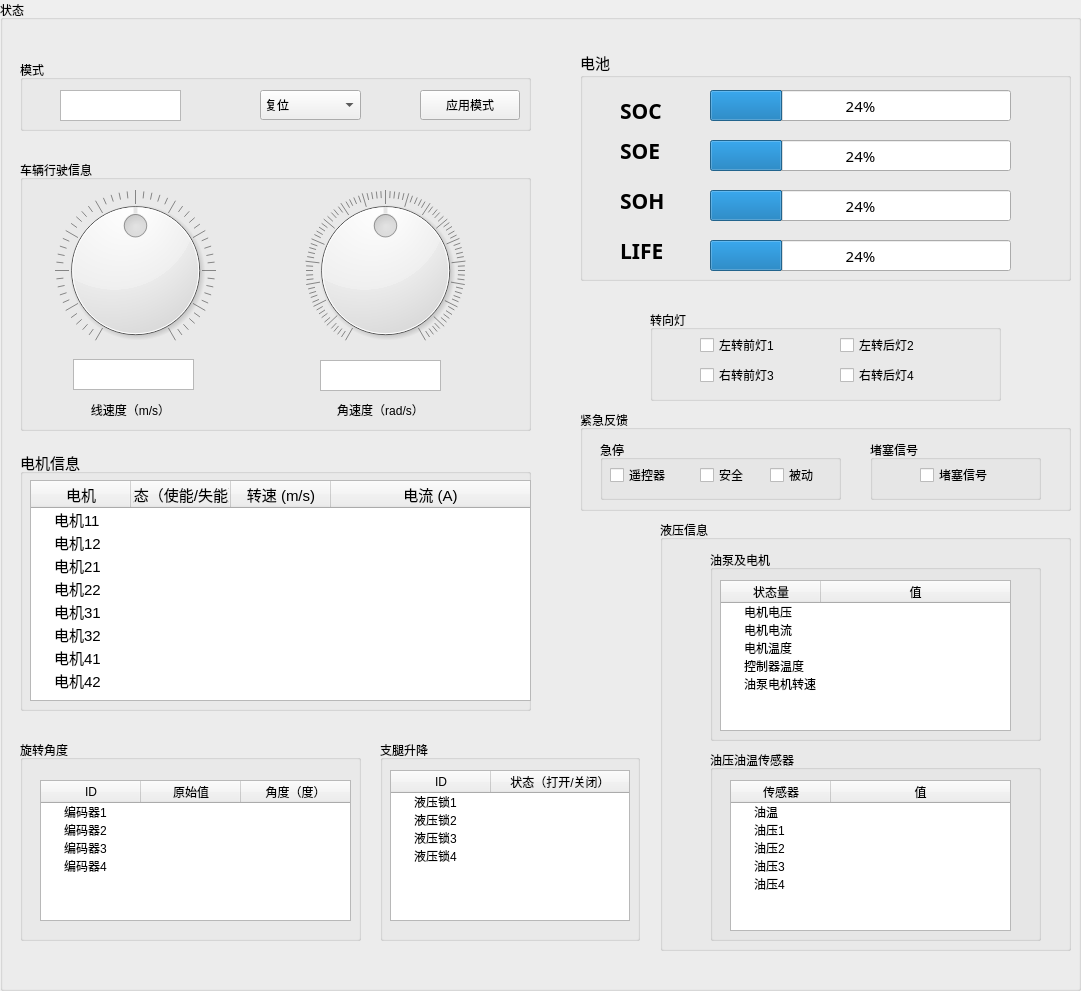
     <widget class="QGroupBox" name="monitorGroup_2">
      <property name="geometry">
       <rect>
        <x>10</x>
        <y>0</y>
        <width>1081</width>
        <height>991</height>
       </rect>
      </property>
      <property name="title">
       <string>状态</string>
      </property>
      <widget class="QGroupBox" name="modeGroup_2">
       <property name="geometry">
        <rect>
         <x>20</x>
         <y>60</y>
         <width>511</width>
         <height>71</height>
        </rect>
       </property>
       <property name="title">
        <string>模式</string>
       </property>
       <widget class="QComboBox" name="modeComboBox_2">
        <property name="geometry">
         <rect>
          <x>240</x>
          <y>30</y>
          <width>101</width>
          <height>30</height>
         </rect>
        </property>
        <item>
         <property name="text">
          <string>复位</string>
         </property>
        </item>
        <item>
         <property name="text">
          <string>手调</string>
         </property>
        </item>
        <item>
         <property name="text">
          <string>自调</string>
         </property>
        </item>
        <item>
         <property name="text">
          <string>原地转向</string>
         </property>
        </item>
        <item>
         <property name="text">
          <string>斜行</string>
         </property>
        </item>
        <item>
         <property name="text">
          <string>直行</string>
         </property>
        </item>
       </widget>
       <widget class="QPushButton" name="applyModeButton_2">
        <property name="geometry">
         <rect>
          <x>400</x>
          <y>30</y>
          <width>100</width>
          <height>30</height>
         </rect>
        </property>
        <property name="text">
         <string>应用模式</string>
        </property>
       </widget>
       <widget class="QTextEdit" name="currentmode">
        <property name="geometry">
         <rect>
          <x>40</x>
          <y>30</y>
          <width>121</width>
          <height>31</height>
         </rect>
        </property>
       </widget>
      </widget>
      <widget class="QGroupBox" name="vehicleGroup_2">
       <property name="geometry">
        <rect>
         <x>20</x>
         <y>160</y>
         <width>511</width>
         <height>271</height>
        </rect>
       </property>
       <property name="title">
        <string>车辆行驶信息</string>
       </property>
       <widget class="QDial" name="linearVelocityDial">
        <property name="geometry">
         <rect>
          <x>0</x>
          <y>30</y>
          <width>231</width>
          <height>161</height>
         </rect>
        </property>
        <property name="minimum">
         <number>-100</number>
        </property>
        <property name="maximum">
         <number>100</number>
        </property>
        <property name="notchesVisible">
         <bool>true</bool>
        </property>
       </widget>
       <widget class="QLabel" name="linearVelocityLabel_2">
        <property name="geometry">
         <rect>
          <x>50</x>
          <y>240</y>
          <width>121</width>
          <height>20</height>
         </rect>
        </property>
        <property name="text">
         <string>线速度（m/s）</string>
        </property>
        <property name="alignment">
         <set>Qt::AlignCenter</set>
        </property>
       </widget>
       <widget class="QDial" name="angularVelocityDial">
        <property name="geometry">
         <rect>
          <x>250</x>
          <y>30</y>
          <width>231</width>
          <height>161</height>
         </rect>
        </property>
        <property name="minimum">
         <number>-180</number>
        </property>
        <property name="maximum">
         <number>180</number>
        </property>
        <property name="notchesVisible">
         <bool>true</bool>
        </property>
       </widget>
       <widget class="QLabel" name="angularVelocityLabel_2">
        <property name="geometry">
         <rect>
          <x>300</x>
          <y>240</y>
          <width>121</width>
          <height>20</height>
         </rect>
        </property>
        <property name="text">
         <string>角速度（rad/s）</string>
        </property>
        <property name="alignment">
         <set>Qt::AlignCenter</set>
        </property>
       </widget>
       <widget class="QTextEdit" name="linearVelocity">
        <property name="geometry">
         <rect>
          <x>53</x>
          <y>199</y>
          <width>121</width>
          <height>31</height>
         </rect>
        </property>
       </widget>
       <widget class="QTextEdit" name="angularVelocity">
        <property name="geometry">
         <rect>
          <x>300</x>
          <y>200</y>
          <width>121</width>
          <height>31</height>
         </rect>
        </property>
       </widget>
      </widget>
      <widget class="QGroupBox" name="motorGroup_2">
       <property name="geometry">
        <rect>
         <x>20</x>
         <y>450</y>
         <width>511</width>
         <height>261</height>
        </rect>
       </property>
       <property name="font">
        <font>
         <pointsize>11</pointsize>
        </font>
       </property>
       <property name="title">
        <string>电机信息</string>
       </property>
       <widget class="QTreeWidget" name="motorTree_2">
        <property name="geometry">
         <rect>
          <x>10</x>
          <y>30</y>
          <width>501</width>
          <height>221</height>
         </rect>
        </property>
        <column>
         <property name="text">
          <string>电机</string>
         </property>
         <property name="textAlignment">
          <set>AlignCenter</set>
         </property>
        </column>
        <column>
         <property name="text">
          <string>状态（使能/失能）</string>
         </property>
         <property name="textAlignment">
          <set>AlignCenter</set>
         </property>
        </column>
        <column>
         <property name="text">
          <string>转速 (m/s)</string>
         </property>
         <property name="textAlignment">
          <set>AlignCenter</set>
         </property>
        </column>
        <column>
         <property name="text">
          <string>电流 (A)</string>
         </property>
         <property name="textAlignment">
          <set>AlignCenter</set>
         </property>
        </column>
        <item>
         <property name="text">
          <string>电机11</string>
         </property>
        </item>
        <item>
         <property name="text">
          <string>电机12</string>
         </property>
        </item>
        <item>
         <property name="text">
          <string>电机21</string>
         </property>
        </item>
        <item>
         <property name="text">
          <string>电机22</string>
         </property>
        </item>
        <item>
         <property name="text">
          <string>电机31</string>
         </property>
        </item>
        <item>
         <property name="text">
          <string>电机32</string>
         </property>
        </item>
        <item>
         <property name="text">
          <string>电机41</string>
         </property>
        </item>
        <item>
         <property name="text">
          <string>电机42</string>
         </property>
        </item>
       </widget>
      </widget>
      <widget class="QGroupBox" name="encoderGroup_2">
       <property name="geometry">
        <rect>
         <x>20</x>
         <y>740</y>
         <width>341</width>
         <height>201</height>
        </rect>
       </property>
       <property name="title">
        <string>旋转角度</string>
       </property>
       <widget class="QTreeWidget" name="encoderTree">
        <property name="geometry">
         <rect>
          <x>20</x>
          <y>40</y>
          <width>311</width>
          <height>141</height>
         </rect>
        </property>
        <column>
         <property name="text">
          <string>ID</string>
         </property>
         <property name="textAlignment">
          <set>AlignCenter</set>
         </property>
        </column>
        <column>
         <property name="text">
          <string>原始值</string>
         </property>
         <property name="textAlignment">
          <set>AlignCenter</set>
         </property>
        </column>
        <column>
         <property name="text">
          <string>角度（度）</string>
         </property>
         <property name="textAlignment">
          <set>AlignCenter</set>
         </property>
        </column>
        <item>
         <property name="text">
          <string>编码器1</string>
         </property>
         <property name="textAlignment">
          <set>AlignLeading|AlignVCenter</set>
         </property>
         <property name="text">
          <string/>
         </property>
         <property name="text">
          <string/>
         </property>
        </item>
        <item>
         <property name="text">
          <string>编码器2</string>
         </property>
         <property name="textAlignment">
          <set>AlignLeading|AlignVCenter</set>
         </property>
         <property name="text">
          <string/>
         </property>
         <property name="text">
          <string/>
         </property>
        </item>
        <item>
         <property name="text">
          <string>编码器3</string>
         </property>
         <property name="text">
          <string/>
         </property>
         <property name="text">
          <string/>
         </property>
        </item>
        <item>
         <property name="text">
          <string>编码器4</string>
         </property>
         <property name="text">
          <string/>
         </property>
         <property name="text">
          <string/>
         </property>
        </item>
       </widget>
      </widget>
      <widget class="QGroupBox" name="legGroup_2">
       <property name="geometry">
        <rect>
         <x>380</x>
         <y>740</y>
         <width>260</width>
         <height>201</height>
        </rect>
       </property>
       <property name="title">
        <string>支腿升降</string>
       </property>
       <widget class="QTreeWidget" name="legTree_2">
        <property name="geometry">
         <rect>
          <x>10</x>
          <y>30</y>
          <width>240</width>
          <height>151</height>
         </rect>
        </property>
        <column>
         <property name="text">
          <string>ID</string>
         </property>
         <property name="textAlignment">
          <set>AlignCenter</set>
         </property>
        </column>
        <column>
         <property name="text">
          <string>状态（打开/关闭）</string>
         </property>
         <property name="textAlignment">
          <set>AlignCenter</set>
         </property>
        </column>
        <item>
         <property name="text">
          <string>液压锁1</string>
         </property>
        </item>
        <item>
         <property name="text">
          <string>液压锁2</string>
         </property>
        </item>
        <item>
         <property name="text">
          <string>液压锁3</string>
         </property>
        </item>
        <item>
         <property name="text">
          <string>液压锁4</string>
         </property>
        </item>
       </widget>
      </widget>
      <widget class="QGroupBox" name="batteryGroup_2">
       <property name="geometry">
        <rect>
         <x>580</x>
         <y>50</y>
         <width>491</width>
         <height>231</height>
        </rect>
       </property>
       <property name="font">
        <font>
         <family>Umpush</family>
         <pointsize>11</pointsize>
         <italic>false</italic>
         <bold>false</bold>
        </font>
       </property>
       <property name="title">
        <string>电池</string>
       </property>
       <widget class="QProgressBar" name="progressBar_1">
        <property name="geometry">
         <rect>
          <x>130</x>
          <y>40</y>
          <width>301</width>
          <height>31</height>
         </rect>
        </property>
        <property name="value">
         <number>24</number>
        </property>
       </widget>
       <widget class="QLabel" name="label_57">
        <property name="geometry">
         <rect>
          <x>40</x>
          <y>50</y>
          <width>81</width>
          <height>21</height>
         </rect>
        </property>
        <property name="font">
         <font>
          <family>Umpush</family>
          <pointsize>16</pointsize>
          <italic>false</italic>
          <bold>true</bold>
         </font>
        </property>
        <property name="layoutDirection">
         <enum>Qt::RightToLeft</enum>
        </property>
        <property name="text">
         <string>SOC</string>
        </property>
       </widget>
       <widget class="QProgressBar" name="progressBar_3">
        <property name="geometry">
         <rect>
          <x>130</x>
          <y>140</y>
          <width>301</width>
          <height>31</height>
         </rect>
        </property>
        <property name="value">
         <number>24</number>
        </property>
       </widget>
       <widget class="QLabel" name="label_58">
        <property name="geometry">
         <rect>
          <x>40</x>
          <y>90</y>
          <width>81</width>
          <height>21</height>
         </rect>
        </property>
        <property name="font">
         <font>
          <family>Umpush</family>
          <pointsize>16</pointsize>
          <italic>false</italic>
          <bold>true</bold>
         </font>
        </property>
        <property name="layoutDirection">
         <enum>Qt::RightToLeft</enum>
        </property>
        <property name="text">
         <string>SOE</string>
        </property>
       </widget>
       <widget class="QLabel" name="label_59">
        <property name="geometry">
         <rect>
          <x>40</x>
          <y>190</y>
          <width>81</width>
          <height>21</height>
         </rect>
        </property>
        <property name="font">
         <font>
          <family>Umpush</family>
          <pointsize>16</pointsize>
          <italic>false</italic>
          <bold>true</bold>
         </font>
        </property>
        <property name="layoutDirection">
         <enum>Qt::RightToLeft</enum>
        </property>
        <property name="text">
         <string>LIFE</string>
        </property>
       </widget>
       <widget class="QProgressBar" name="progressBar_4">
        <property name="geometry">
         <rect>
          <x>130</x>
          <y>190</y>
          <width>301</width>
          <height>31</height>
         </rect>
        </property>
        <property name="value">
         <number>24</number>
        </property>
       </widget>
       <widget class="QProgressBar" name="progressBar_2">
        <property name="geometry">
         <rect>
          <x>130</x>
          <y>90</y>
          <width>301</width>
          <height>31</height>
         </rect>
        </property>
        <property name="value">
         <number>24</number>
        </property>
       </widget>
       <widget class="QLabel" name="label_60">
        <property name="geometry">
         <rect>
          <x>40</x>
          <y>140</y>
          <width>81</width>
          <height>21</height>
         </rect>
        </property>
        <property name="font">
         <font>
          <family>Umpush</family>
          <pointsize>16</pointsize>
          <italic>false</italic>
          <bold>true</bold>
         </font>
        </property>
        <property name="layoutDirection">
         <enum>Qt::RightToLeft</enum>
        </property>
        <property name="text">
         <string>SOH</string>
        </property>
       </widget>
      </widget>
      <widget class="QGroupBox" name="lightsGroup_2">
       <property name="geometry">
        <rect>
         <x>650</x>
         <y>310</y>
         <width>351</width>
         <height>91</height>
        </rect>
       </property>
       <property name="title">
        <string>转向灯</string>
       </property>
       <widget class="QCheckBox" name="light1Check_2">
        <property name="enabled">
         <bool>true</bool>
        </property>
        <property name="geometry">
         <rect>
          <x>50</x>
          <y>20</y>
          <width>121</width>
          <height>30</height>
         </rect>
        </property>
        <property name="text">
         <string>左转前灯1</string>
        </property>
       </widget>
       <widget class="QCheckBox" name="light2Check_2">
        <property name="geometry">
         <rect>
          <x>190</x>
          <y>20</y>
          <width>111</width>
          <height>30</height>
         </rect>
        </property>
        <property name="text">
         <string>左转后灯2</string>
        </property>
       </widget>
       <widget class="QCheckBox" name="light3Check_2">
        <property name="geometry">
         <rect>
          <x>50</x>
          <y>50</y>
          <width>111</width>
          <height>30</height>
         </rect>
        </property>
        <property name="text">
         <string>右转前灯3</string>
        </property>
       </widget>
       <widget class="QCheckBox" name="light4Check_2">
        <property name="geometry">
         <rect>
          <x>190</x>
          <y>50</y>
          <width>101</width>
          <height>30</height>
         </rect>
        </property>
        <property name="text">
         <string>右转后灯4</string>
        </property>
       </widget>
      </widget>
      <widget class="QGroupBox" name="pumpGroup_2">
       <property name="geometry">
        <rect>
         <x>660</x>
         <y>520</y>
         <width>411</width>
         <height>431</height>
        </rect>
       </property>
       <property name="title">
        <string>液压信息</string>
       </property>
       <widget class="QGroupBox" name="groupBox_38">
        <property name="geometry">
         <rect>
          <x>50</x>
          <y>30</y>
          <width>331</width>
          <height>191</height>
         </rect>
        </property>
        <property name="title">
         <string>油泵及电机</string>
        </property>
        <widget class="QTreeWidget" name="pumpTree">
         <property name="geometry">
          <rect>
           <x>10</x>
           <y>30</y>
           <width>291</width>
           <height>151</height>
          </rect>
         </property>
         <column>
          <property name="text">
           <string>状态量</string>
          </property>
          <property name="textAlignment">
           <set>AlignCenter</set>
          </property>
         </column>
         <column>
          <property name="text">
           <string>值</string>
          </property>
          <property name="textAlignment">
           <set>AlignCenter</set>
          </property>
         </column>
         <item>
          <property name="text">
           <string>电机电压</string>
          </property>
          <property name="text">
           <string/>
          </property>
         </item>
         <item>
          <property name="text">
           <string>电机电流</string>
          </property>
          <property name="text">
           <string/>
          </property>
         </item>
         <item>
          <property name="text">
           <string>电机温度</string>
          </property>
         </item>
         <item>
          <property name="text">
           <string>控制器温度</string>
          </property>
         </item>
         <item>
          <property name="text">
           <string>油泵电机转速</string>
          </property>
         </item>
        </widget>
       </widget>
       <widget class="QGroupBox" name="groupBox_39">
        <property name="geometry">
         <rect>
          <x>50</x>
          <y>230</y>
          <width>331</width>
          <height>191</height>
         </rect>
        </property>
        <property name="title">
         <string>油压油温传感器</string>
        </property>
        <widget class="QTreeWidget" name="pumpTree_4">
         <property name="geometry">
          <rect>
           <x>20</x>
           <y>30</y>
           <width>281</width>
           <height>151</height>
          </rect>
         </property>
         <column>
          <property name="text">
           <string>传感器</string>
          </property>
          <property name="textAlignment">
           <set>AlignCenter</set>
          </property>
         </column>
         <column>
          <property name="text">
           <string>值</string>
          </property>
          <property name="textAlignment">
           <set>AlignCenter</set>
          </property>
         </column>
         <item>
          <property name="text">
           <string>油温</string>
          </property>
          <property name="text">
           <string/>
          </property>
         </item>
         <item>
          <property name="text">
           <string>油压1</string>
          </property>
          <property name="text">
           <string/>
          </property>
         </item>
         <item>
          <property name="text">
           <string>油压2</string>
          </property>
         </item>
         <item>
          <property name="text">
           <string>油压3</string>
          </property>
         </item>
         <item>
          <property name="text">
           <string>油压4</string>
          </property>
         </item>
        </widget>
       </widget>
      </widget>
      <widget class="QGroupBox" name="groupBox_40">
       <property name="geometry">
        <rect>
         <x>580</x>
         <y>410</y>
         <width>491</width>
         <height>101</height>
        </rect>
       </property>
       <property name="title">
        <string>紧急反馈</string>
       </property>
       <widget class="QGroupBox" name="emergencyGroup_2">
        <property name="geometry">
         <rect>
          <x>20</x>
          <y>30</y>
          <width>241</width>
          <height>60</height>
         </rect>
        </property>
        <property name="title">
         <string>急停</string>
        </property>
        <widget class="QCheckBox" name="remoteEmergencyCheck_2">
         <property name="geometry">
          <rect>
           <x>10</x>
           <y>20</y>
           <width>80</width>
           <height>30</height>
          </rect>
         </property>
         <property name="text">
          <string>遥控器</string>
         </property>
        </widget>
        <widget class="QCheckBox" name="safetyEmergencyCheck_2">
         <property name="geometry">
          <rect>
           <x>100</x>
           <y>20</y>
           <width>80</width>
           <height>30</height>
          </rect>
         </property>
         <property name="text">
          <string>安全</string>
         </property>
        </widget>
        <widget class="QCheckBox" name="passiveEmergencyCheck_2">
         <property name="geometry">
          <rect>
           <x>170</x>
           <y>20</y>
           <width>80</width>
           <height>30</height>
          </rect>
         </property>
         <property name="text">
          <string>被动</string>
         </property>
        </widget>
       </widget>
       <widget class="QGroupBox" name="blockageGroup_2">
        <property name="geometry">
         <rect>
          <x>290</x>
          <y>30</y>
          <width>171</width>
          <height>60</height>
         </rect>
        </property>
        <property name="title">
         <string>堵塞信号</string>
        </property>
        <widget class="QCheckBox" name="blockageCheck_2">
         <property name="geometry">
          <rect>
           <x>50</x>
           <y>20</y>
           <width>100</width>
           <height>30</height>
          </rect>
         </property>
         <property name="text">
          <string>堵塞信号</string>
         </property>
        </widget>
       </widget>
      </widget>
     </widget>
